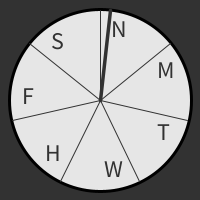
Frame 1 (no input)
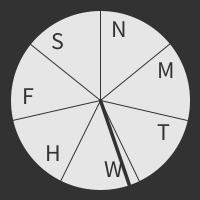
Frame 60 (the mouse pressed at the canvas centre just before this capture)
Frame 120 (the mouse held since frame 60 and released just before this capture): identical to frame 60, image omitted

The Processing sketch that drew these frames (run headless with seeded random() and noise(); from frame 60 on, the mouse is pressed at the canvas centre):

// Processing sketch: processing_136470
// ── processing_136470.pde

//import java.util.GregorianCalendar;
//import java.util.Calendar;
//import java.util.Date;
int xc,yc;
float angle, dayangle, hourangle, daytimeangle;
int radiusi, radiuso, radius;
float innerx, innery, outerx, outery, dayxi, dayyi, dayxo, dayyo;
float frequency;
String days;
int i;

int framesday;

int weekday;
int weekdayadd;


void setup() {
  size(200,200);
  xc=width/2;
  yc=height/2;
  radiusi=55;
  radiuso=90;
  radius=(radiusi+radiuso)/2;
  angle=3*PI/2;

  i=0;
  framesday = 2592000; //2592000
  frameRate(30);

  background(50);

}

void draw() {
  background(50);
  //GregorianCalendar gcal = new GregorianCalendar();  
  //weekday = gcal.get(GregorianCalendar.DAY_OF_WEEK);
  weekday=day() % 7 - 1;
  //weekdayadd=weekday + 7 % 14;
  
  /*
  if (weekdayadd == 0) {
    weekdayadd = 7;
  }
  */
  
  float s;
  s = map(second(), 0, 60, 0, TWO_PI) - HALF_PI;
  float m;
  m = map(minute() + norm(second(), 0, 60), 0, 60, 0, TWO_PI) - HALF_PI;
  float h;
  h = map(hour() + norm(minute(), 0, 60) + norm(second(), 0, 3600), 0, 24, 0, TWO_PI) - HALF_PI;
  angle = h;
  hourangle = map(hour() + norm(minute(), 0, 60) + norm(second(), 0, 3600), 0, 24, 0, TWO_PI/7) - HALF_PI;
  daytimeangle = dayangle*(weekday-1)+hourangle;
  innerx=xc+cos(angle)*(radiusi);
  innery=yc+sin(angle)*(radiusi);
  outerx=xc+cos(angle)*(radiuso);
  outery=yc+sin(angle)*(radiuso);
  dayxi=xc+cos(daytimeangle)*(radiusi);
  dayyi=yc+sin(daytimeangle)*(radiusi);
  dayxo=xc+cos(daytimeangle)*(radiuso);
  dayyo=yc+sin(daytimeangle)*(radiuso);
  
  fill(230);
  strokeWeight(3);
  ellipse(xc,yc,2*radiuso+2,2*radiuso+2);
  /*
  if (weekdayadd % 2 == 0) {
    stroke(50);
    strokeWeight(3);
    fill(100);
    ellipse(xc,yc,2*radiusi-4,2*radiusi-4);
    
    strokeWeight(1);
    noStroke();
    fill(240);
    arc(xc,yc,2*radiusi-2,2*radiusi-2,-PI/2,angle,PIE);
  } 
  else {
    stroke(50);
    strokeWeight(3);
    fill(240);
    ellipse(xc,yc,2*radiusi-4,2*radiusi-4);
    
    strokeWeight(1);
    noStroke();
    fill(100);
    arc(xc,yc,2*radiusi-2,2*radiusi-2,-PI/2,angle,PIE);
  }

  stroke(50);
  strokeWeight(3);
  noFill();
  ellipse(xc,yc,2*radiusi-4,2*radiusi-4);
*/  

  
  /*
  stroke(230);
  strokeWeight(1);
  line(xc,yc-radiuso+1,xc,yc-radiusi);
  */
  
  switch(weekday) {
    case 1:
      days = "N";
      break;
    case 2:
      days = "M";
      break;
    case 3:
      days = "T";
      break;
    case 4:
      days = "W";
      break;
    case 5:
      days = "H";
      break;
    case 6:
      days = "F";
      break;
    case 7:
      days = "S";
      break;
  }
  
  
  fill(50);
  stroke(50);
  textSize(84);
  textAlign(CENTER,CENTER);
  
  //text(days,xc,yc-7);
  
  dayangle=2*PI/7;
  float offset;
  offset = .265;
  stroke(50);
  strokeWeight(1);
  fill(240);
  
  /*
  ellipse(xc+cos(-PI/2+offset)*radius,yc+sin(-PI/2+offset)*radius,35,35);
  ellipse(xc+cos(-PI/2+offset+dayangle)*radius,yc+sin(-PI/2+offset+dayangle)*radius,35,35);
  ellipse(xc+cos(-PI/2+offset+2*dayangle)*radius,yc+sin(-PI/2+offset+2*dayangle)*radius,35,35);
  ellipse(xc+cos(-PI/2+offset+3*dayangle)*radius,yc+sin(-PI/2+offset+3*dayangle)*radius,35,35);
  ellipse(xc+cos(-PI/2+offset+4*dayangle)*radius,yc+sin(-PI/2+offset+4*dayangle)*radius,35,35);
  ellipse(xc+cos(-PI/2+offset+5*dayangle)*radius,yc+sin(-PI/2+offset+5*dayangle)*radius,35,35);
  ellipse(xc+cos(-PI/2+offset+6*dayangle)*radius,yc+sin(-PI/2+offset+6*dayangle)*radius,35,35);
  
  
  line(xc,yc+sin(-PI/2)*radiusi,xc,yc+sin(-PI/2)*radiuso);
  line(xc+cos(-PI/2+dayangle)*radiusi-2,yc+sin(-PI/2+dayangle)*radiusi+2,xc+cos(-PI/2+dayangle)*radiuso,yc+sin(-PI/2+dayangle)*radiuso);
  line(xc+cos(-PI/2+2*dayangle)*radiusi,yc+sin(-PI/2+2*dayangle)*radiusi,xc+cos(-PI/2+2*dayangle)*radiuso,yc+sin(-PI/2+2*dayangle)*radiuso);
  line(xc+cos(-PI/2+3*dayangle)*radiusi,yc+sin(-PI/2+3*dayangle)*radiusi,xc+cos(-PI/2+3*dayangle)*radiuso,yc+sin(-PI/2+3*dayangle)*radiuso);
  line(xc+cos(-PI/2+4*dayangle)*radiusi,yc+sin(-PI/2+4*dayangle)*radiusi,xc+cos(-PI/2+4*dayangle)*radiuso,yc+sin(-PI/2+4*dayangle)*radiuso);
  line(xc+cos(-PI/2+5*dayangle)*radiusi,yc+sin(-PI/2+5*dayangle)*radiusi,xc+cos(-PI/2+5*dayangle)*radiuso,yc+sin(-PI/2+5*dayangle)*radiuso);
  line(xc+cos(-PI/2+6*dayangle)*radiusi+2,yc+sin(-PI/2+6*dayangle)*radiusi+2,xc+cos(-PI/2+6*dayangle)*radiuso,yc+sin(-PI/2+6*dayangle)*radiuso);

  line(xc,yc+sin(-PI/2)*radiusi,xc,yc-2);
  */
  
  line(xc,yc,xc,yc+sin(-PI/2)*radiuso);
  line(xc,yc,xc+cos(-PI/2+dayangle)*radiuso,yc+sin(-PI/2+dayangle)*radiuso);
  line(xc,yc,xc+cos(-PI/2+2*dayangle)*radiuso,yc+sin(-PI/2+2*dayangle)*radiuso);
  line(xc,yc,xc+cos(-PI/2+3*dayangle)*radiuso,yc+sin(-PI/2+3*dayangle)*radiuso);
  line(xc,yc,xc+cos(-PI/2+4*dayangle)*radiuso,yc+sin(-PI/2+4*dayangle)*radiuso);
  line(xc,yc,xc+cos(-PI/2+5*dayangle)*radiuso,yc+sin(-PI/2+5*dayangle)*radiuso);
  line(xc,yc,xc+cos(-PI/2+6*dayangle)*radiuso,yc+sin(-PI/2+6*dayangle)*radiuso);
  
  fill(50);
  textSize(24);
  
  text("N",xc+cos(-PI/2+offset)*radius,yc+sin(-PI/2+offset)*radius-2);
  text("M",xc+cos(-PI/2+offset+dayangle)*radius,yc+sin(-PI/2+offset+dayangle)*radius-2);
  text("T",xc+cos(-PI/2+offset+2*dayangle)*radius,yc+sin(-PI/2+offset+2*dayangle)*radius-2);
  text("W",xc+cos(-PI/2+offset+3*dayangle)*radius,yc+sin(-PI/2+offset+3*dayangle)*radius-2);
  text("H",xc+cos(-PI/2+offset+4*dayangle)*radius,yc+sin(-PI/2+offset+4*dayangle)*radius-2);
  text("F",xc+cos(-PI/2+offset+5*dayangle)*radius,yc+sin(-PI/2+offset+5*dayangle)*radius-2);
  text("S",xc+cos(-PI/2+offset+6*dayangle)*radius,yc+sin(-PI/2+offset+6*dayangle)*radius-2);
  
  stroke(50);
  strokeWeight(3.5);
  //line(xc-2,yc-2,innerx+2,innery+2);
  line(xc,yc,dayxo,dayyo);
  
    
}
